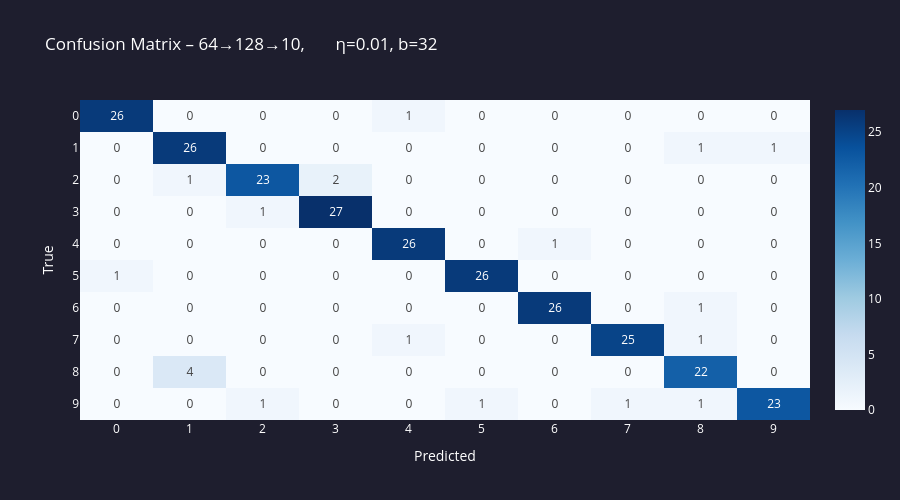

Notebook source saved alongside this figure:
### Markdown cell above
---
## 4. Najlepsza konfiguracja – macierz pomyłek

### Code cell
# Pick the best experiment by test accuracy
best = max(results, key=lambda e: e['test_acc'])
print(f"Best config : {best['name']}")
print(f"Test accuracy: {best['test_acc']:.4f}")

# Confusion matrix
best_trainer = best['trainer']
y_pred_proba = best_trainer.model._forward(X_test)
y_pred       = np.argmax(y_pred_proba, axis=1)

n_classes = 10
cm = np.zeros((n_classes, n_classes), dtype=int)
for true, pred in zip(y_test, y_pred):
    cm[true][pred] += 1

fig_cm = go.Figure(go.Heatmap(
    z=cm,
    x=[str(i) for i in range(n_classes)],
    y=[str(i) for i in range(n_classes)],
    colorscale='Blues',
    text=cm, texttemplate='%{text}',
    hovertemplate='True: %{y}<br>Pred: %{x}<br>Count: %{z}<extra></extra>',
))
fig_cm.update_layout(
    title=f'Confusion Matrix – {best["name"]}',
    xaxis_title='Predicted', yaxis_title='True',
    plot_bgcolor='#1e1e2e', paper_bgcolor='#1e1e2e',
    font=dict(color='white'), height=500,
    yaxis=dict(autorange='reversed'),
)
fig_cm.show()

### Figure 1 — Plotly figure (JSON) as saved in the notebook; plotly's stock layout.template omitted (floating-point values rounded to 4 significant figures)
{"data": [{"colorscale": [[0, "rgb(247,251,255)"], [0.125, "rgb(222,235,247)"], [0.25, "rgb(198,219,239)"], [0.375, "rgb(158,202,225)"], [0.5, "rgb(107,174,214)"], [0.625, "rgb(66,146,198)"], [0.75, "rgb(33,113,181)"], [0.875, "rgb(8,81,156)"], [1, "rgb(8,48,107)"]], "hovertemplate": "True: %{y}<br>Pred: %{x}<br>Count: %{z}<extra></extra>", "text": [[26, 0, 0, 0, 1, 0, 0, 0, 0, 0], [0, 26, 0, 0, 0, 0, 0, 0, 1, 1], [0, 1, 23, 2, 0, 0, 0, 0, 0, 0], [0, 0, 1, 27, 0, 0, 0, 0, 0, 0], [0, 0, 0, 0, 26, 0, 1, 0, 0, 0], [1, 0, 0, 0, 0, 26, 0, 0, 0, 0], [0, 0, 0, 0, 0, 0, 26, 0, 1, 0], [0, 0, 0, 0, 1, 0, 0, 25, 1, 0], [0, 4, 0, 0, 0, 0, 0, 0, 22, 0], [0, 0, 1, 0, 0, 1, 0, 1, 1, 23]], "texttemplate": "%{text}", "type": "heatmap", "x": ["0", "1", "2", "3", "4", "5", "6", "7", "8", "9"], "y": ["0", "1", "2", "3", "4", "5", "6", "7", "8", "9"], "z": [[26, 0, 0, 0, 1, 0, 0, 0, 0, 0], [0, 26, 0, 0, 0, 0, 0, 0, 1, 1], [0, 1, 23, 2, 0, 0, 0, 0, 0, 0], [0, 0, 1, 27, 0, 0, 0, 0, 0, 0], [0, 0, 0, 0, 26, 0, 1, 0, 0, 0], [1, 0, 0, 0, 0, 26, 0, 0, 0, 0], [0, 0, 0, 0, 0, 0, 26, 0, 1, 0], [0, 0, 0, 0, 1, 0, 0, 25, 1, 0], [0, 4, 0, 0, 0, 0, 0, 0, 22, 0], [0, 0, 1, 0, 0, 1, 0, 1, 1, 23]]}], "layout": {"font": {"color": "white"}, "height": 500, "paper_bgcolor": "#1e1e2e", "plot_bgcolor": "#1e1e2e", "title": {"text": "Confusion Matrix – 64→128→10,       η=0.01, b=32"}, "xaxis": {"title": {"text": "Predicted"}}, "yaxis": {"autorange": "reversed", "title": {"text": "True"}}}}
